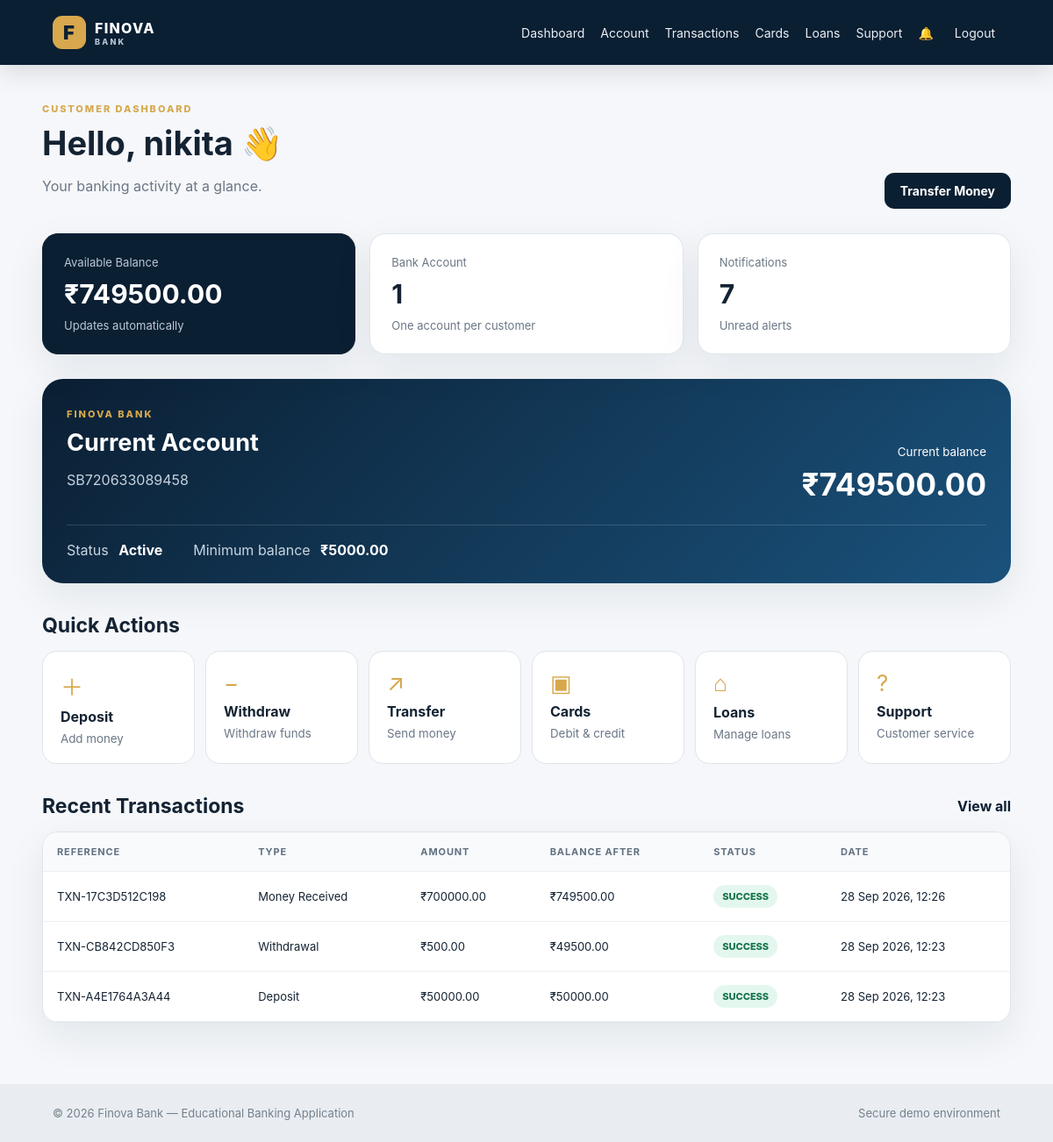
Page /dashboard/ (signed in) on the committed database.
### banking/models.py (models this page shows, shortened)
class BankAccount(models.Model):
    ACCOUNT_TYPES = [
        ("SAVINGS", "Savings Account"),
        ("CURRENT", "Current Account"),
    ]
    STATUS_CHOICES = [
        ("ACTIVE", "Active"),
        ("BLOCKED", "Blocked"),
        ("CLOSED", "Closed"),
    ]
    user = models.OneToOneField(
        User, on_delete=models.CASCADE, related_name="account"
    )
    account_number = models.CharField(
        max_length=20, unique=True, default=generate_account_number
    )
    account_type = models.CharField(
        max_length=20, choices=ACCOUNT_TYPES, default="SAVINGS"
    )
    balance = models.DecimalField(
        max_digits=15, decimal_places=2, default=Decimal("0.00")
    )
    minimum_balance = models.DecimalField(
        max_digits=15, decimal_places=2, default=Decimal("1000.00")
    )
    status = models.CharField(
        max_length=20, choices=STATUS_CHOICES, default="ACTIVE"
    )
    created_at = models.DateTimeField(auto_now_add=True)
    updated_at = models.DateTimeField(auto_now=True)
    class Meta:
        ordering = ["-created_at"]

class Transaction(models.Model):
    TRANSACTION_TYPES = [
        ("DEPOSIT", "Deposit"),
        ("WITHDRAW", "Withdrawal"),
        ("TRANSFER", "Transfer"),
        ("RECEIVE", "Money Received"),
        ("CARD", "Card Payment"),
        ("LOAN", "Loan"),
    ]
    STATUS_CHOICES = [
        ("SUCCESS", "Success"),
        ("FAILED", "Failed"),
        ("PENDING", "Pending"),
    ]
    user = models.ForeignKey(
        User, on_delete=models.CASCADE, related_name="transactions"
    )
    account = models.ForeignKey(
        BankAccount, on_delete=models.CASCADE, related_name="transactions"
    )
    card = models.ForeignKey(
        "Card", on_delete=models.SET_NULL, null=True, blank=True,
        related_name="transactions"
    )
    transaction_type = models.CharField(max_length=20, choices=TRANSACTION_TYPES)
    amount = models.DecimalField(
        max_digits=15,
        decimal_places=2,
        validators=[MinValueValidator(Decimal("0.01"))],
    )
    reference = models.CharField(
        max_length=30, unique=True, default=generate_reference
    )
    description = models.CharField(max_length=255, blank=True)
    balance_after = models.DecimalField(max_digits=15, decimal_places=2)
    status = models.CharField(
        max_length=20, choices=STATUS_CHOICES, default="SUCCESS"
    )
    created_at = models.DateTimeField(auto_now_add=True)
    class Meta:
        ordering = ["-created_at"]
        indexes = [
            models.Index(fields=["account", "-created_at"]),
            models.Index(fields=["user", "-created_at"]),
        ]

### banking/views.py (the view)
# urls.py: path("dashboard/", views.dashboard, name="dashboard"),
@login_required
def dashboard(request):
    account = getattr(request.user, "account", None)
    total_balance = account.balance if account else Decimal("0.00")
    recent = request.user.transactions.select_related("account").all()[:6]
    unread = request.user.notifications.filter(is_read=False).count()
    return render(
        request,
        "dashboard.html",
        {
            "account": account,
            "total_balance": total_balance,
            "recent": recent,
            "unread": unread,
        },
    )

### templates/dashboard.html (shortened to what this page needs)
{% extends "base.html" %}
{% block content %}
<div class="page-head">
    <div>
        <span class="eyebrow">CUSTOMER DASHBOARD</span>
        <h1>Hello, {{ user.first_name|default:user.username }} 👋</h1>
        <p class="muted">Your banking activity at a glance.</p>
    </div>
    <a class="btn primary" href="{% if account %}{% url 'transfer' %}{% else %}{% url 'create_account' %}{% endif %}">
        {% if account %}Transfer Money{% else %}Open Account{% endif %}
    </a>
</div>
<div class="stats">
    <div class="stat-card dark">
        <span>Available Balance</span>
        <strong id="live-balance">₹{{ total_balance|floatformat:2 }}</strong>
        <small>Updates automatically</small>
    </div>
    <div class="stat-card">
        <span>Bank Account</span>
        <strong>{% if account %}1{% else %}0{% endif %}</strong>
        <small>One account per customer</small>
    </div>
    <div class="stat-card">
        <span>Notifications</span>
        <strong id="live-notifications">{{ unread }}</strong>
        <small>Unread alerts</small>
    </div>
</div>
{% if account %}
<div class="account-card large">
    <div>
        <span class="eyebrow light">FINOVA BANK</span>
        <h2>{{ account.get_account_type_display }}</h2>
        <p class="muted-light">{{ account.account_number }}</p>
    </div>
    <div class="account-balance">
        <small>Current balance</small>
        <strong id="account-card-balance">₹{{ account.balance|floatformat:2 }}</strong>
    </div>
    <div class="account-meta">
        <span>Status <b>{{ account.get_status_display }}</b></span>
        <span>Minimum balance <b>₹{{ account.minimum_balance|floatformat:2 }}</b></span>
    </div>
</div>
{% else %}
<div class="empty">
    <h2>No bank account yet</h2>
    <p>Create your single bank account to start depositing and transferring money.</p>
    <a class="btn primary" href="{% url 'create_account' %}">Open Bank Account</a>
</div>
{% endif %}
<div class="section-head">
    <h2>Quick Actions</h2>
</div>
<div class="action-grid">
    <a class="action" href="{% url 'deposit' %}"><span>＋</span><b>Deposit</b><small>Add money</small></a>
    <a class="action" href="{% url 'withdraw' %}"><span>−</span><b>Withdraw</b><small>Withdraw funds</small></a>
    <a class="action" href="{% url 'transfer' %}"><span>↗</span><b>Transfer</b><small>Send money</small></a>
    <a class="action" href="{% url 'cards' %}"><span>▣</span><b>Cards</b><small>Debit & credit</small></a>
    <a class="action" href="{% url 'loans' %}"><span>⌂</span><b>Loans</b><small>Manage loans</small></a>
    <a class="action" href="{% url 'support' %}"><span>?</span><b>Support</b><small>Customer service</small></a>
</div>
<div class="section-head">
    <h2>Recent Transactions</h2>
    <a class="text-link" href="{% url 'transactions' %}">View all</a>
</div>
<div class="table-wrap">
<table>
<thead><tr><th>Reference</th><th>Type</th><th>Amount</th><th>Balance After</th><th>Status</th><th>Date</th></tr></thead>
<tbody>
{% for t in recent %}
<tr>
    <td>{{ t.reference }}</td>
    <td>{{ t.get_transaction_type_display }}</td>
    <td>₹{{ t.amount|floatformat:2 }}</td>
    <td>₹{{ t.balance_after|floatformat:2 }}</td>
    <td><span class="badge success">{{ t.status }}</span></td>
    <td>{{ t.created_at|date:"d M Y, H:i" }}</td>
</tr>
{% empty %}
<tr><td colspan="6" class="center">No transactions yet.</td></tr>
{% endfor %}
</tbody>
</table>
</div>
{% endblock %}

### static/css/style.css (style rules this page uses)
:root { --navy:#0b1f33; --navy2:#12395a; --gold:#d7a84d; --cream:#f5f7fa; --white:#fff; --text:#142333; --muted:#6b7785; --border:#dfe5eb; --green:#178a55; --red:#c73b45; --shadow:0 16px 45px rgba(17,36,55,.08); }
* { box-sizing:border-box }
body { margin:0;background:var(--cream);color:var(--text);font-family:Inter,Segoe UI,Arial,sans-serif }
a { text-decoration:none;color:inherit }
.mini-label,.eyebrow { font-size:11px;font-weight:800;letter-spacing:.18em;color:var(--gold) }
.btn { display:inline-flex;justify-content:center;align-items:center;border:0;border-radius:11px;padding:12px 18px;font-weight:750;cursor:pointer;font-size:14px }
.btn.primary { background:var(--navy);color:#fff }
.page-head { display:flex;align-items:flex-end;justify-content:space-between;gap:20px;margin-bottom:28px }
.page-head h1 { font-size:38px;margin:8px 0 }
.muted { color:var(--muted) }
.muted-light { color:#c6d2de }
.stats { display:grid;grid-template-columns:repeat(3,1fr);gap:16px;margin-bottom:28px }
.stat-card { background:#fff;border:1px solid var(--border);border-radius:18px;padding:24px;box-shadow:var(--shadow) }
.stat-card.dark { background:var(--navy);color:#fff;border-color:var(--navy) }
.stat-card span,.stat-card small { display:block;color:var(--muted);font-size:13px }
.stat-card.dark span,.stat-card.dark small { color:#b8c8d7 }
.stat-card strong { display:block;font-size:30px;margin:10px 0 }
.account-card { background:linear-gradient(135deg,var(--navy),#1a527c);border-radius:24px;color:#fff;padding:28px;box-shadow:var(--shadow);margin-bottom:30px }
.account-card.large { display:grid;grid-template-columns:1fr 1fr;gap:25px;align-items:end }
.account-card h2 { margin:8px 0;font-size:27px }
.account-balance { text-align:right }
.account-balance strong { display:block;font-size:35px;margin-top:7px }
.account-meta { grid-column:1/-1;display:flex;gap:35px;color:#c8d5e0;border-top:1px solid rgba(255,255,255,.15);padding-top:18px }
.account-meta b { color:#fff;margin-left:7px }
.light { color:var(--gold) }
.section-head { display:flex;justify-content:space-between;align-items:center;margin:34px 0 15px }
.section-head h2 { margin:0;font-size:23px }
.text-link { color:var(--navy);font-weight:700 }
.action-grid { display:grid;grid-template-columns:repeat(6,1fr);gap:12px }
.action { background:#fff;border:1px solid var(--border);padding:20px;border-radius:16px;display:flex;flex-direction:column;gap:7px;transition:.2s }
.action span { font-size:26px;color:var(--gold) }
.action small { color:var(--muted) }
.table-wrap { background:#fff;border:1px solid var(--border);border-radius:18px;overflow:auto;box-shadow:var(--shadow) }
table { width:100%;border-collapse:collapse;min-width:750px }
th,td { text-align:left;padding:15px 16px;border-bottom:1px solid #edf0f3;font-size:13px }
th { background:#f8fafc;color:#617080;font-size:11px;letter-spacing:.08em;text-transform:uppercase }
.badge,.pill,.status { display:inline-flex;align-items:center;border-radius:999px;padding:6px 10px;background:#eef2f6;font-size:11px;font-weight:800 }
.badge.success,.status { background:#e4f7ee;color:#16734b }

### rows in the picture
BankAccount: balance "749500.00", account_type "Current Account", account_number "SB720633089458", status "Active", minimum_balance "5000.00"
Transaction: reference "TXN-17C3D512C198", transaction_type "Money Received", amount "700000.00", balance_after "749500.00", status "SUCCESS", created_at "28 Sep 2026, 12:26"
Transaction: reference "TXN-CB842CD850F3", transaction_type "Withdrawal", amount "500.00", balance_after "49500.00", status "SUCCESS", created_at "28 Sep 2026, 12:23"
Transaction: reference "TXN-A4E1764A3A44", transaction_type "Deposit", amount "50000.00", balance_after "50000.00", status "SUCCESS", created_at "28 Sep 2026, 12:23"

### other values in the picture
{{ user.first_name|default:user.username }} "nikita"
{{ unread }} "7"
